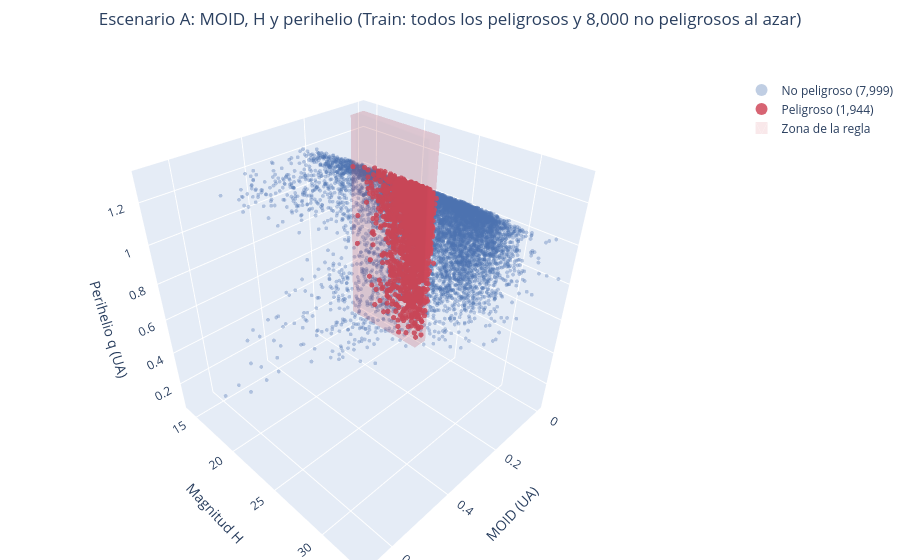
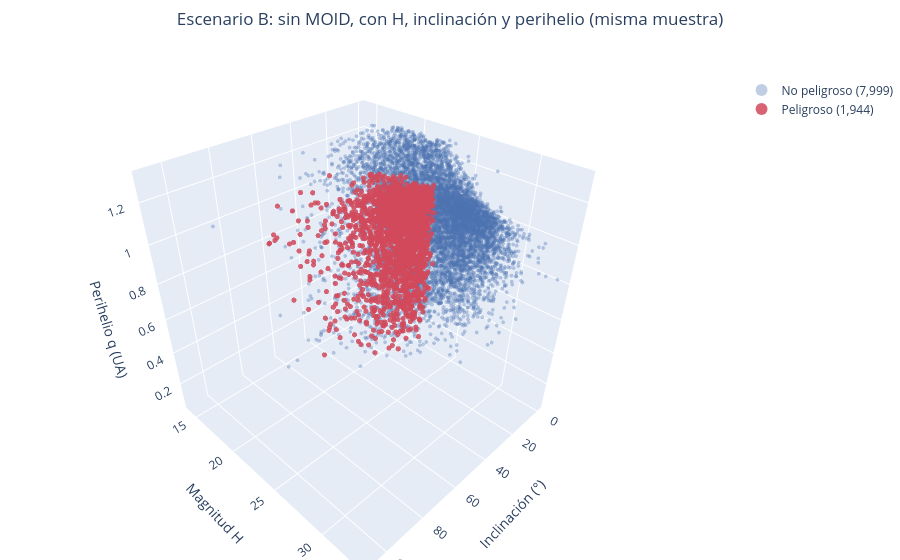

Notebook cell for these charts, in order:
### Code cell
# 3. Distribución 3D por clase: escenario A (con MOID) y escenario B (sin MOID), muestra de Train

import plotly.graph_objects as go
from IPython.display import display


def nube_3d(d: pd.DataFrame, ejes: dict[str, str], clase: str, etiquetas: dict[int, str], colores: dict[int, str],
            titulo: str, caja: dict[str, tuple[float, float]] | None = None) -> go.Figure:
    """Nube 3D interactiva (se gira y se acerca con el mouse), un color por clase.

    `ejes` va de columna a nombre del eje (x, y, z en ese orden); `caja` marca una región (p. ej. la regla de la NASA).
    """
    cols = list(ejes)
    fig = go.Figure()
    for k in (0, 1):
        sub = d[d[clase] == k]
        fig.add_trace(go.Scatter3d(
            x=sub[cols[0]].round(4), y=sub[cols[1]].round(3), z=sub[cols[2]].round(4), mode='markers',
            name=f'{etiquetas[k]} ({len(sub):,})', marker={'size': 2.2 if k == 0 else 3, 'color': colores[k],
                                                           'opacity': 0.35 if k == 0 else 0.85},
            hovertemplate=f'{ejes[cols[0]]}: %{{x}}<br>{ejes[cols[1]]}: %{{y}}<br>{ejes[cols[2]]}: %{{z}}<extra>{etiquetas[k]}</extra>'))
    if caja:
        (x0, x1), (y0, y1), (z0, z1) = (caja[c] for c in cols)
        fig.add_trace(go.Mesh3d(x=[x0, x1, x0, x1, x0, x1, x0, x1], y=[y0, y0, y1, y1, y0, y0, y1, y1],
                                z=[z0, z0, z0, z0, z1, z1, z1, z1], alphahull=0, opacity=0.12, color=colores[1],
                                name='Zona de la regla', showlegend=True, hoverinfo='skip'))
    fig.update_layout(title={'text': titulo, 'x': 0.5}, height=560, margin={'l': 0, 'r': 0, 't': 50, 'b': 0},
                      legend={'itemsizing': 'constant', 'y': 0.95},
                      scene={'xaxis_title': ejes[cols[0]], 'yaxis_title': ejes[cols[1]], 'zaxis_title': ejes[cols[2]],
                             'aspectmode': 'cube'})
    return fig


def mostrar_3d(fig: go.Figure) -> None:
    """Muestra la figura interactiva en Jupyter, VS Code, la exportación a HTML y el visor de la presentación."""
    display({'application/vnd.plotly.v1+json': json.loads(fig.to_json()),
             'text/html': fig.to_html(include_plotlyjs='cdn', full_html=False)}, raw=True)


ETIQUETAS_JPL, COLORES_JPL = {0: 'No peligroso', 1: 'Peligroso'}, {0: '#4C72B0', 1: '#D1495B'}
N_NO_PELIGROSOS_3D = 8000
muestra_3d = pd.concat([train[train[TARGET] == 1],
                        train[train[TARGET] == 0].sample(N_NO_PELIGROSOS_3D, random_state=SEED)]).dropna(subset=['moid', 'H', 'q', 'i'])
mostrar_3d(nube_3d(
    muestra_3d, {'moid': 'MOID (UA)', 'H': 'Magnitud H', 'q': 'Perihelio q (UA)'}, TARGET, ETIQUETAS_JPL, COLORES_JPL,
    f'Escenario A: MOID, H y perihelio (Train: todos los peligrosos y {N_NO_PELIGROSOS_3D:,} no peligrosos al azar)',
    caja={'moid': (0, 0.05), 'H': (muestra_3d['H'].min(), 22.0), 'q': (muestra_3d['q'].min(), muestra_3d['q'].max())}))
mostrar_3d(nube_3d(
    muestra_3d, {'i': 'Inclinación (°)', 'H': 'Magnitud H', 'q': 'Perihelio q (UA)'}, TARGET, ETIQUETAS_JPL, COLORES_JPL,
    'Escenario B: sin MOID, con H, inclinación y perihelio (misma muestra)'))

### Figure 1 — Plotly figure (JSON) as saved in the notebook; plotly's stock layout.template omitted (floating-point values rounded to 4 significant figures; data arrays with more than 128 entries replaced by an {"elided": "..."} marker saying what was removed)
{"data": [{"hovertemplate": "MOID (UA): %{x}<br>Magnitud H: %{y}<br>Perihelio q (UA): %{z}<extra>No peligroso</extra>", "marker": {"color": "#4C72B0", "opacity": 0.35, "size": 2.2}, "mode": "markers", "name": "No peligroso (7,999)", "type": "scatter3d", "x": {"elided": "7999 float values"}, "y": {"elided": "7999 float values"}, "z": {"elided": "7999 float values"}}, {"hovertemplate": "MOID (UA): %{x}<br>Magnitud H: %{y}<br>Perihelio q (UA): %{z}<extra>Peligroso</extra>", "marker": {"color": "#D1495B", "opacity": 0.85, "size": 3}, "mode": "markers", "name": "Peligroso (1,944)", "type": "scatter3d", "x": {"elided": "1944 float values"}, "y": {"elided": "1944 float values"}, "z": {"elided": "1944 float values"}}, {"alphahull": 0, "color": "#D1495B", "hoverinfo": "skip", "name": "Zona de la regla", "opacity": 0.12, "showlegend": true, "type": "mesh3d", "x": [0, 0.05, 0, 0.05, 0, 0.05, 0, 0.05], "y": [14.08, 14.08, 22, 22, 14.08, 14.08, 22, 22], "z": [0.072, 0.072, 0.072, 0.072, 1.3, 1.3, 1.3, 1.3]}], "layout": {"height": 560, "legend": {"itemsizing": "constant", "y": 0.95}, "margin": {"b": 0, "l": 0, "r": 0, "t": 50}, "scene": {"aspectmode": "cube", "xaxis": {"title": {"text": "MOID (UA)"}}, "yaxis": {"title": {"text": "Magnitud H"}}, "zaxis": {"title": {"text": "Perihelio q (UA)"}}}, "title": {"text": "Escenario A: MOID, H y perihelio (Train: todos los peligrosos y 8,000 no peligrosos al azar)", "x": 0.5}}}

### Figure 2 — Plotly figure (JSON) as saved in the notebook; plotly's stock layout.template omitted (floating-point values rounded to 4 significant figures; data arrays with more than 128 entries replaced by an {"elided": "..."} marker saying what was removed)
{"data": [{"hovertemplate": "Inclinación (°): %{x}<br>Magnitud H: %{y}<br>Perihelio q (UA): %{z}<extra>No peligroso</extra>", "marker": {"color": "#4C72B0", "opacity": 0.35, "size": 2.2}, "mode": "markers", "name": "No peligroso (7,999)", "type": "scatter3d", "x": {"elided": "7999 float values"}, "y": {"elided": "7999 float values"}, "z": {"elided": "7999 float values"}}, {"hovertemplate": "Inclinación (°): %{x}<br>Magnitud H: %{y}<br>Perihelio q (UA): %{z}<extra>Peligroso</extra>", "marker": {"color": "#D1495B", "opacity": 0.85, "size": 3}, "mode": "markers", "name": "Peligroso (1,944)", "type": "scatter3d", "x": {"elided": "1944 float values"}, "y": {"elided": "1944 float values"}, "z": {"elided": "1944 float values"}}], "layout": {"height": 560, "legend": {"itemsizing": "constant", "y": 0.95}, "margin": {"b": 0, "l": 0, "r": 0, "t": 50}, "scene": {"aspectmode": "cube", "xaxis": {"title": {"text": "Inclinación (°)"}}, "yaxis": {"title": {"text": "Magnitud H"}}, "zaxis": {"title": {"text": "Perihelio q (UA)"}}}, "title": {"text": "Escenario B: sin MOID, con H, inclinación y perihelio (misma muestra)", "x": 0.5}}}
